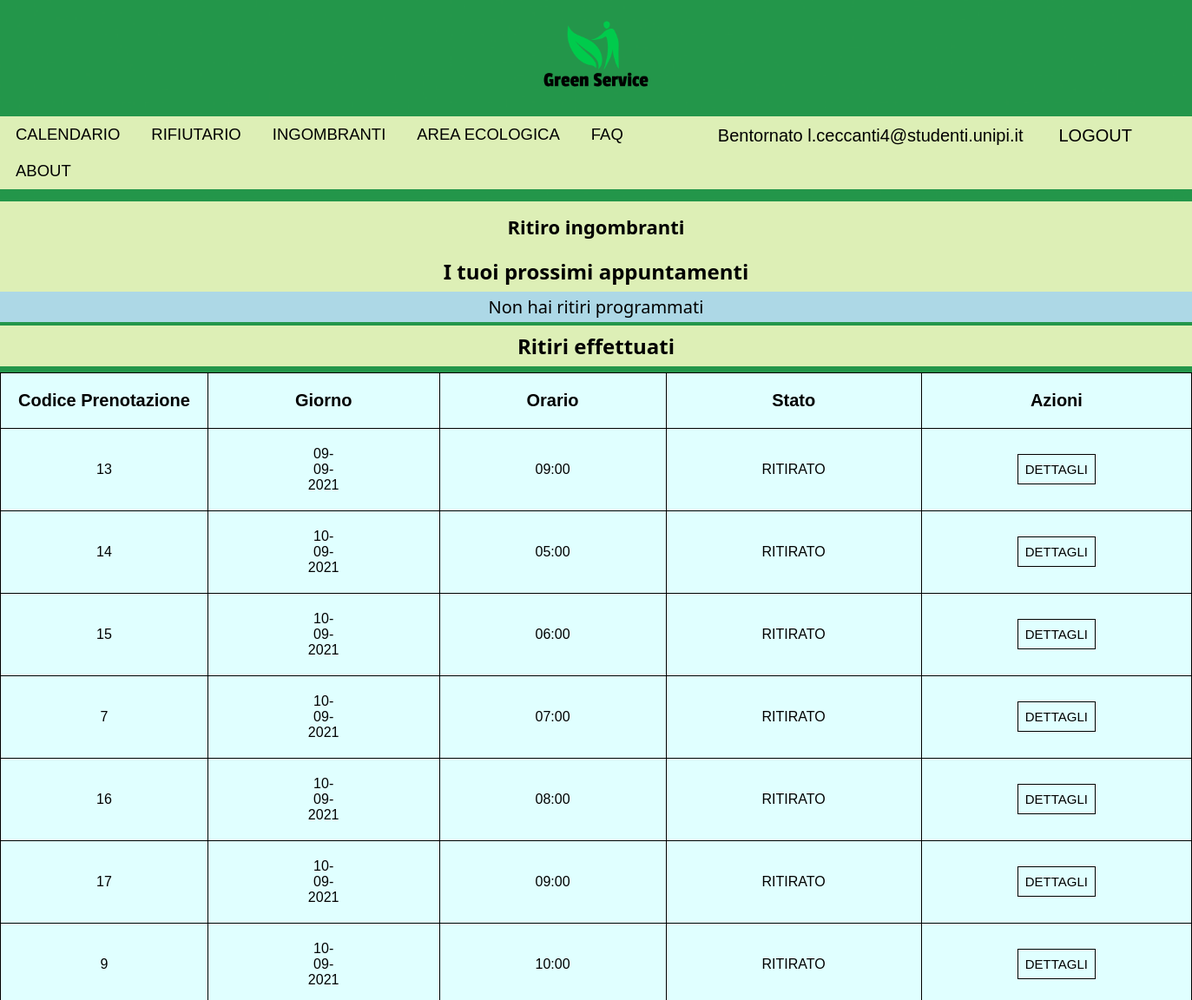
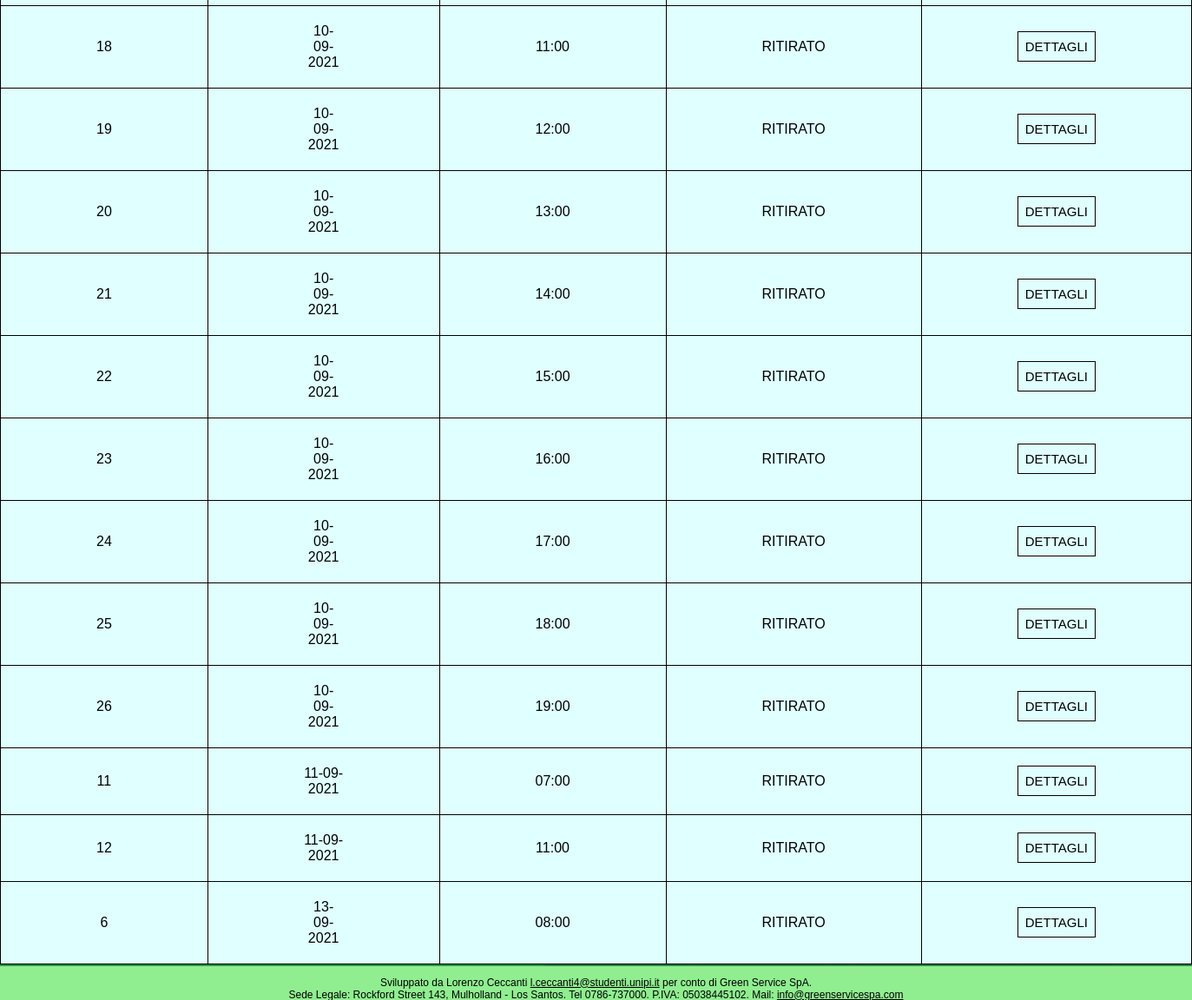
The page /php/visualizzaAppuntamentiIngombranti.php (signed in) on the database its author committed (2 pictures, top to bottom).
### tables this page shows
CREATE TABLE `prenotazione` (
  `nprenotazione` int(11) NOT NULL AUTO_INCREMENT,
  `data` date NOT NULL,
  `ora` time NOT NULL,
  `username` varchar(45) DEFAULT NULL,
  `statoticket` varchar(45) DEFAULT NULL,
  PRIMARY KEY (`nprenotazione`,`data`,`ora`)
);

### php/utility/gestoreSessione.php (called while the page is built, shortened)
<?php
    function isUserLogged(){
        if(isset($_SESSION['idvar']))
            return $_SESSION['usernamevar'];
        else
            return false;
    }
?>

### php/utility/dbManager.php (called while the page is built, shortened)
<?php
    require_once "dbConfig.php";
    $database = new DbManager();
    class DbManager{
        private $mysqli_conn = null;
        function openConnection(){
    		if (!$this->isOpened()){
    			global $dbHostname;
    			global $dbUsername;
    			global $dbPassword;
    			global $dbName;
    			$this->mysqli_conn = new mysqli($dbHostname, $dbUsername, $dbPassword, $dbName);
				$this->mysqli_conn->select_db($dbName) or
					die ('Can\'t use $dbName: ' . mysqli_error());
			}
    }
    function isOpened(){
        return ($this->mysqli_conn != null);
    }
    function queryRun($queryText){
        return $this->mysqli_conn->query($queryText);
    }
}
?>

### php/utility/dbConfig.php (called while the page is built)
<?php
    $dbHostname = "localhost";
    $dbUsername = "root";
    $dbPassword = "";
    $dbName ="greenservice";
?>

### php/utility/greenservicedb.php (called while the page is built, shortened)
<?php
    require_once "/dbManager.php";
    function mostraAppuntamentiUtenteIng($user, $stato){
        global $database;
        $query = "SELECT nprenotazione AS CodicePrenotazione, DATE_FORMAT(data,'%d-%m-%Y') AS Giorno,
        DATE_FORMAT(Ora,'%H:%i') AS Orario, statoticket AS Stato FROM prenotazione WHERE
        username = '$user' AND statoticket = '$stato'
        ORDER BY Giorno, Orario;";
        $result = $database -> queryRun($query);
        return $result;
    }
?>

### php/visualizzaAppuntamentiIngombranti.php (the view, shortened to what this page needs)
<?php
    require_once "./utility/gestoreSessione.php";
    require_once "./utility/greenservicedb.php";
?>
<!DOCTYPE html>
<html lang = "it">
    <head>
        <link rel = "stylesheet"  type = "text/css" href = "../css/style.css">
        <link rel ="stylesheet" type="text/css" href="../css/styleIngombrantiApp.css">
    </head>
    <body>
    <?php
        require_once "./layout/header.php";
        require_once "./layout/navbar.php";
    ?>
    <div id="logoIng">
        <h1> Ritiro ingombranti </h1>
    </div>
    <h2> I tuoi prossimi appuntamenti </h2>
    <?php
        $user = $_SESSION['usernamevar'];
        $stato = "DA RITIRARE";
        $result = mostraAppuntamentiUtenteIng($user, $stato);
        if($result->num_rows <> 0)
        {
            echo "<table class='tabellaphp'>
            <tr>
                <th> Codice Prenotazione </th>
                <th> Giorno </th>
                <th> Orario </th>
                <th> Stato </th>
                <th> Azioni </th>
            </tr> ";
        while($row = $result->fetch_assoc()) {
            $cod = $row['CodicePrenotazione'];
            $riga = "<tr>
            <td>".$row['CodicePrenotazione']."</td>
            <td>".$row['Giorno']."</td>
            <td>".$row['Orario']."</td>
            <td>".$row['Stato']."</td>
            <td> <a href=\"./visualizzaDettagliAppuntamenti.php?cod=$cod\" target=\"popup\" onclick=\"window.open('./visualizzaDettagliAppuntamenti.php?cod=$cod','popup', 'width=800,height=600'); return false;\"> DETTAGLI </a>
            </tr>";
            echo $riga;
          }
        echo "</table>";
        }
        else
            echo "<p id='nofounderror'> Non hai ritiri programmati </p>";
    ?>
    <?php
        $user = $_SESSION['usernamevar'];
        $stato = "RITIRATO";
        $result = mostraAppuntamentiUtenteIng($user, $stato);
        if($result->num_rows <> 0)
        {
            echo "<h2> Ritiri effettuati </h2>";
            echo "<table class='tabellaphp'>
            <tr>
                <th> Codice Prenotazione </th>
                <th> Giorno </th>
                <th> Orario </th>
                <th> Stato </th>
                <th> Azioni </th>
            </tr> ";
        while($row = $result->fetch_assoc()) {
            $cod = $row['CodicePrenotazione'];
            $riga = "<tr>
            <td>".$row['CodicePrenotazione']."</td>
            <td>".$row['Giorno']."</td>
            <td>".$row['Orario']."</td>
            <td>".$row['Stato']."</td>
            <td> <a href=\"./visualizzaDettagliAppuntamenti.php?cod=$cod\" target=\"popup\" onclick=\"window.open('./visualizzaDettagliAppuntamenti.php?cod=$cod','popup', 'width=800,height=600'); return false;\"> DETTAGLI </a>
            </tr>";
            echo $riga;
          }
        echo "</table>";
        }
    ?>
    <?php
        require_once "./layout/footer.php"
    ?>
    </body>
</html>

### php/layout/header.php
<header id="header">
    <?php
		if(basename($_SERVER['PHP_SELF']) != "index.php")
            echo "<a href=\"../index.php\"> <img id=\"logo\" src=\"../img/logo.png\" alt=\"Logo Green Service SPA\" onclick=\"return exitPage();\"> </a>";
    ?>
</header>

### php/layout/navbar.php
<nav id = "navbar" onclick="return exitPage();">
    <?php
        if(basename($_SERVER['PHP_SELF']) == "index.php")
            $path = "php";
        else
            $path = ".";
        if(!isUserLogged())
        {
            $baseName = ($_SERVER['PHP_SELF']);
            echo "<div class=\"usersession\">";
            if(basename($_SERVER['PHP_SELF']) == "rifiutarioBackend.php")
            {
                $baseName = "../rifiutario.php";
                echo "<a href = \"$path/login.php?baseName=$baseName\" class = \"link\"> LOGIN </a>";
            }
            else if(basename($_SERVER['PHP_SELF']) == "nuovoAppuntamentoIngombrantiBackEnd.php")
            {
                $baseName = "../nuovoAppuntamentoIngombranti.php";
                echo "<a href = \"$path/login.php?baseName=$baseName\" class = \"link\"> LOGIN </a>";
            }
            else
                echo "<a href = \"$path/login.php?baseName=$baseName\" class = \"link\"> LOGIN </a>";
            ?>
            <a id="nocol">
                <span id="orario"> <?php
            echo date(" d.". "m.". "Y ". "H:i:s"); ?> </span>
            </a>
            <?php
            echo "<a id=\"nocol\"> Benvenuto </a>";
            echo "</div>";
        }
        else
        {
            echo "<div class=\"usersession\">";
            echo "<a href = \"$path/process/logoutprocess.php\" class = \"link\"> LOGOUT </a>";
            if($_SESSION['usernamevar'] <> "master@greenservicespa.com")
                echo "<a id=\"nocol\"> Bentornato " .$_SESSION['usernamevar']. "</a>";
            else
                echo "<a id=\"nocol\"> MODALITÀ GESTORE </a>";
            echo "</div>";
        }
        if(basename($_SERVER['PHP_SELF']) != "index.php")
        {
            echo"<a href = \"portaporta.php\" class=\"link\"> CALENDARIO </a>";
            echo"<a href = \"../php/rifiutario.php\" class=\"link\"> RIFIUTARIO </a>";
            echo"<a href = \"../php/ingombranti.php\" class=\"link\"> INGOMBRANTI </a>";
            echo"<a href = \"../php/cdr.php\" class = \"link\"> AREA ECOLOGICA </a>";
            echo"<a href = \"../php/contattaci.php\" class = \"link\"> FAQ </a>";
            echo "<a href = \"../html/about.html\" class = \"link\"> ABOUT </a>";
        }
    ?>
</nav>

### php/layout/footer.php
<footer id = "fondopagina">
        <p> Sviluppato da Lorenzo Ceccanti
        <a class = "devmailaddr" href ="mailto:l.ceccanti4@studenti.unipi.it"> l.ceccanti4@studenti.unipi.it</a>
        per conto di Green Service SpA. <br> Sede Legale: Rockford Street 143, Mulholland - Los Santos. Tel 0786-737000. P.IVA: 05038445102.
        Mail: <a class = "devmailaddr" href = "mailto:info@greenservicespa.com"> info@greenservicespa.com </a> </p>
</footer>

### css/style.css (style rules this page uses)
body { width: 100%; height: 100%; margin: 0; background-image: url("../img/background.png"); background-repeat: no-repeat; background-size: cover; background-attachment: fixed; }
h2 { font-family: 'Segoe UI', Verdana, sans-serif; }
img#logo { display: block; margin-left: auto; margin-right: auto; width: 10%; margin-top: 20px; margin-bottom: 30px; }
nav { overflow: hidden; background-color: rgba(221,239,182,1); text-align: right; }
nav a { float: left; color: black; text-align: center; font-family: Verdana, sans-serif; padding: 10px 31px; text-decoration: none; font-size: 21.5px; }
#fondopagina { background-color: lightgreen; width: 100%; height: 12px; text-align:center; font-family:Verdana, Helvetica, sans-serif; opacity: 1; color: black; font-size: 12px; position: fixed; z-index: 1; padding-bottom: 2%; bottom: 0; }
a.devmailaddr { color: black; }
nav div.usersession { margin-right: 3.5%; }
nav div.usersession a { float: right; color: black; text-align: center; font-family: Verdana, sans-serif; padding: 10px 20px; text-decoration: none; font-size: 20px; margin-top: 1px; margin-right: 1px; }
@media only screen and (max-width: 1600px) { nav a { font-size: 18.5px; padding: 10px 18px; } }

### css/styleIngombrantiApp.css (style rules this page uses)
h2 { text-align: center; background-color: rgba(221,239,182,1); padding: 0.5%; margin-top: 0px; margin-bottom: 0%; }
td, tr { padding: 20px 110px; border: solid 1px black; background-color: lightcyan; font-family:Verdana, sans-serif; text-align: center; }
th { padding: 20px 20px; border: solid 1px black; background-color: lightcyan; font-family:Verdana, sans-serif; font-size: 20px; }
table { text-align: center; margin-top: 0.5%; margin-left: auto; margin-right: auto; margin-bottom: 3%; border: solid 1px black; border-collapse: collapse; }
p#nofounderror { padding-top: 4px; padding-bottom: 4px; background-color: lightblue; text-align: center; color: black; font-family: 'Segoe UI', Verdana, sans-serif; font-size: 20px; margin-bottom: 4px; margin-top: 0px; }
td a { border: solid 1px black; padding: 8px; font-size: 15px; text-decoration: none; color: black; }
div#logoIng { margin-top: 1%; background-color: rgba(221,239,182,1); padding-bottom: 1%; text-align: center; }
div#logoIng h1 { font-family: 'Segoe UI', Tahoma, sans-serif; margin-top: 1%; font-size: 22px; margin-bottom: 0%; padding-top: 1%; }

### rows shown on the page
prenotazione: nprenotazione "13", Giorno "09-09-2021", Orario "09:00", statoticket "RITIRATO"
prenotazione: nprenotazione "14", Giorno "10-09-2021", Orario "05:00", statoticket "RITIRATO"
prenotazione: nprenotazione "15", Giorno "10-09-2021", Orario "06:00", statoticket "RITIRATO"
prenotazione: nprenotazione "7", Giorno "10-09-2021", Orario "07:00", statoticket "RITIRATO"
prenotazione: nprenotazione "16", Giorno "10-09-2021", Orario "08:00", statoticket "RITIRATO"
prenotazione: nprenotazione "17", Giorno "10-09-2021", Orario "09:00", statoticket "RITIRATO"
prenotazione: nprenotazione "9", Giorno "10-09-2021", Orario "10:00", statoticket "RITIRATO"
prenotazione: nprenotazione "18", Giorno "10-09-2021", Orario "11:00", statoticket "RITIRATO"
prenotazione: nprenotazione "19", Giorno "10-09-2021", Orario "12:00", statoticket "RITIRATO"
prenotazione: nprenotazione "20", Giorno "10-09-2021", Orario "13:00", statoticket "RITIRATO"
prenotazione: nprenotazione "21", Giorno "10-09-2021", Orario "14:00", statoticket "RITIRATO"
prenotazione: nprenotazione "22", Giorno "10-09-2021", Orario "15:00", statoticket "RITIRATO"
prenotazione: nprenotazione "23", Giorno "10-09-2021", Orario "16:00", statoticket "RITIRATO"
prenotazione: nprenotazione "24", Giorno "10-09-2021", Orario "17:00", statoticket "RITIRATO"
prenotazione: nprenotazione "25", Giorno "10-09-2021", Orario "18:00", statoticket "RITIRATO"
prenotazione: nprenotazione "26", Giorno "10-09-2021", Orario "19:00", statoticket "RITIRATO"
prenotazione: nprenotazione "11", Giorno "11-09-2021", Orario "07:00", statoticket "RITIRATO"
prenotazione: nprenotazione "12", Giorno "11-09-2021", Orario "11:00", statoticket "RITIRATO"
prenotazione: nprenotazione "6", Giorno "13-09-2021", Orario "08:00", statoticket "RITIRATO"

### other values the page prints
$_SESSION['usernamevar'] "l.ceccanti4@studenti.unipi.it"
